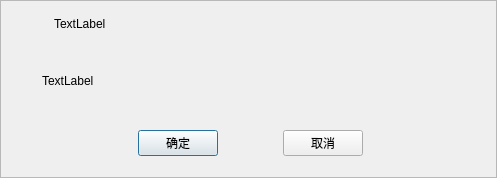
<?xml version="1.0" encoding="UTF-8"?>
<ui version="4.0">
 <class>PowerlinePrompt</class>
 <widget class="QDialog" name="PowerlinePrompt">
  <property name="windowModality">
   <enum>Qt::NonModal</enum>
  </property>
  <property name="geometry">
   <rect>
    <x>0</x>
    <y>0</y>
    <width>497</width>
    <height>178</height>
   </rect>
  </property>
  <property name="windowTitle">
   <string>Dialog</string>
  </property>
  <layout class="QHBoxLayout" name="horizontalLayout">
   <property name="margin">
    <number>0</number>
   </property>
   <item>
    <widget class="QFrame" name="iframe">
     <property name="frameShape">
      <enum>QFrame::StyledPanel</enum>
     </property>
     <property name="frameShadow">
      <enum>QFrame::Raised</enum>
     </property>
     <widget class="QFrame" name="frame_3">
      <property name="geometry">
       <rect>
        <x>11</x>
        <y>13</y>
        <width>491</width>
        <height>21</height>
       </rect>
      </property>
      <property name="frameShape">
       <enum>QFrame::NoFrame</enum>
      </property>
      <property name="frameShadow">
       <enum>QFrame::Plain</enum>
      </property>
      <layout class="QHBoxLayout" name="horizontalLayout_2">
       <property name="spacing">
        <number>0</number>
       </property>
       <property name="margin">
        <number>0</number>
       </property>
       <item>
        <spacer name="horizontalSpacer">
         <property name="orientation">
          <enum>Qt::Horizontal</enum>
         </property>
         <property name="sizeType">
          <enum>QSizePolicy::Fixed</enum>
         </property>
         <property name="sizeHint" stdset="0">
          <size>
           <width>43</width>
           <height>18</height>
          </size>
         </property>
        </spacer>
       </item>
       <item>
        <widget class="QLabel" name="label_title">
         <property name="sizePolicy">
          <sizepolicy hsizetype="Expanding" vsizetype="Preferred">
           <horstretch>0</horstretch>
           <verstretch>0</verstretch>
          </sizepolicy>
         </property>
         <property name="text">
          <string>TextLabel</string>
         </property>
        </widget>
       </item>
      </layout>
     </widget>
     <widget class="QFrame" name="frame">
      <property name="geometry">
       <rect>
        <x>10</x>
        <y>130</y>
        <width>481</width>
        <height>27</height>
       </rect>
      </property>
      <layout class="QHBoxLayout" name="horizontalLayout_3">
       <property name="spacing">
        <number>65</number>
       </property>
       <property name="margin">
        <number>0</number>
       </property>
       <item>
        <spacer name="horizontalSpacer_2">
         <property name="orientation">
          <enum>Qt::Horizontal</enum>
         </property>
         <property name="sizeHint" stdset="0">
          <size>
           <width>40</width>
           <height>20</height>
          </size>
         </property>
        </spacer>
       </item>
       <item>
        <widget class="QPushButton" name="but_ok">
         <property name="text">
          <string>确定</string>
         </property>
        </widget>
       </item>
       <item>
        <widget class="QPushButton" name="but_cancel">
         <property name="text">
          <string>取消</string>
         </property>
        </widget>
       </item>
       <item>
        <spacer name="horizontalSpacer_3">
         <property name="orientation">
          <enum>Qt::Horizontal</enum>
         </property>
         <property name="sizeHint" stdset="0">
          <size>
           <width>40</width>
           <height>20</height>
          </size>
         </property>
        </spacer>
       </item>
      </layout>
     </widget>
     <widget class="QFrame" name="frame">
      <property name="geometry">
       <rect>
        <x>20</x>
        <y>40</y>
        <width>461</width>
        <height>81</height>
       </rect>
      </property>
      <layout class="QHBoxLayout" name="horizontalLayout_4">
       <property name="spacing">
        <number>15</number>
       </property>
       <property name="margin">
        <number>0</number>
       </property>
       <item>
        <widget class="QLabel" name="lab_pic">
         <property name="text">
          <string/>
         </property>
        </widget>
       </item>
       <item>
        <widget class="QLabel" name="lab_context">
         <property name="sizePolicy">
          <sizepolicy hsizetype="Expanding" vsizetype="Preferred">
           <horstretch>0</horstretch>
           <verstretch>0</verstretch>
          </sizepolicy>
         </property>
         <property name="text">
          <string>TextLabel</string>
         </property>
         <property name="wordWrap">
          <bool>true</bool>
         </property>
        </widget>
       </item>
      </layout>
     </widget>
    </widget>
   </item>
  </layout>
 </widget>
 <resources/>
 <connections/>
</ui>
